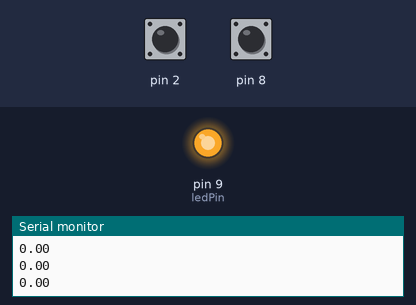
A sketch run on a simulated Arduino Uno, built with avr-gcc and run on an emulated ATmega328P. Parts: output pins drawn as LEDs (lit = HIGH), the last lines printed to the serial monitor. Inputs (shaded band) come from the test bench; at power-on: pin 2 HIGH, pin 8 HIGH.

Above: at 1.2 s.
1.3 s: pin 2 pulled LOW for 0.15 s
At 1.74 s:
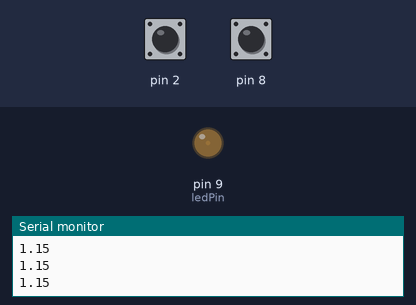
4.3 s: pin 8 pulled LOW for 0.15 s
Timing chart, 0 to 13.4 s (numbered marks = the images above; inputs shaded):
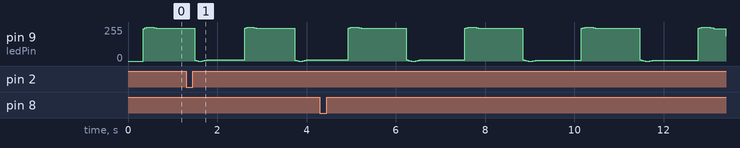

The sketch:

breathLight.ino
```cpp
boolean button1;
boolean button2;
int ledPin = 9;
int theta = 0;
float brightness = 255;
float i = 0;
void setup() {
  // put your setup code here, to run once:
  pinMode(2,INPUT_PULLUP);
  pinMode(8,INPUT_PULLUP);
  pinMode(ledPin, OUTPUT);
  Serial.begin(9600);
}

void loop() {
  // put your main code here, to run repeatedly:
  button1 = digitalRead(2);
  button2 = digitalRead(8);
  if(!button1 && i>=0 && i<50)
  {
    i+=0.05;
  }
  else if(!button2 && i > 0 && i<= 50)
  {
    i-=0.05;
  }
  brightness = (float)sin(theta/180.0*3.14)*127.5+127.5;
  theta++;
  analogWrite(ledPin, brightness);
  Serial.println(i);

  delay(i);
}
```
